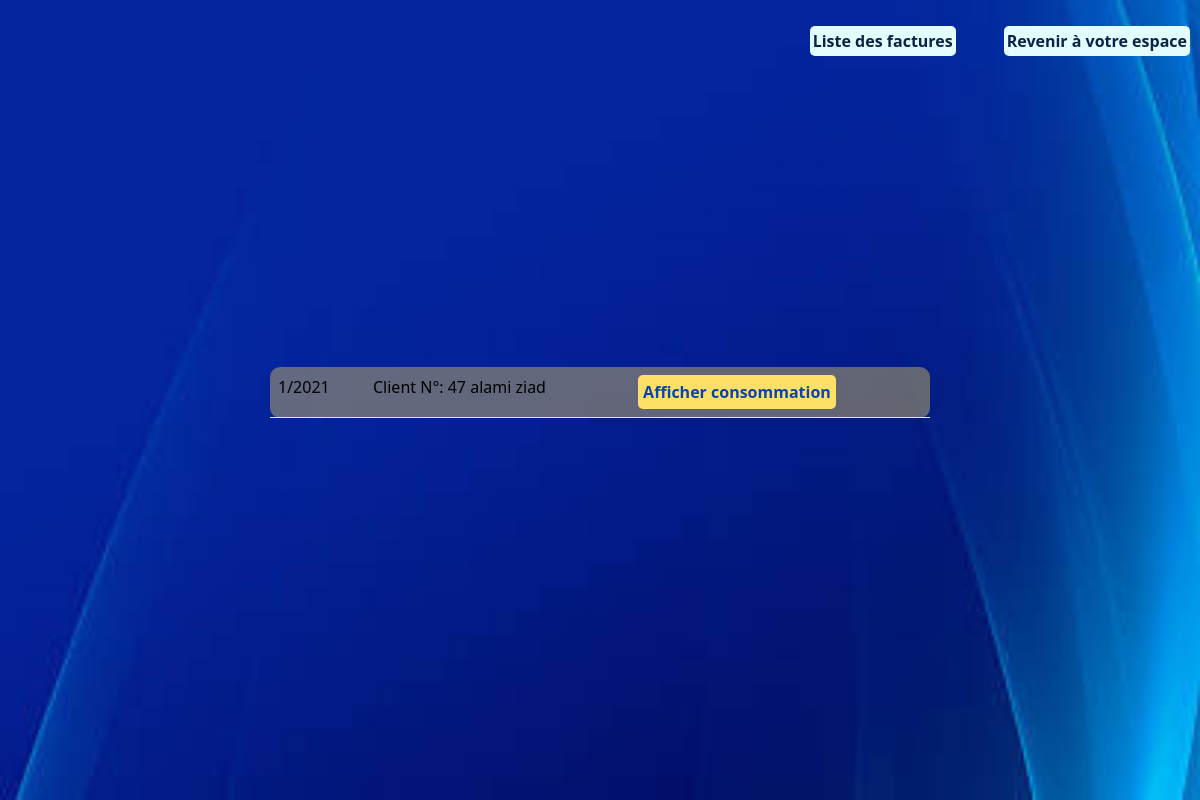
Screenshot of /projetElectricite/gestionConsommations/listConsommationByF.php (signed in) with the database file from the repository.
### tables this page shows
CREATE TABLE `consommations` (
  `id` int(255) NOT NULL,
  `mois` int(50) NOT NULL,
  `annee` int(50) NOT NULL,
  `image_path` varchar(255) NOT NULL,
  `valCompteur` int(255) NOT NULL,
  `consomMensuelle` double DEFAULT NULL,
  `prixHT` int(255) DEFAULT NULL,
  `prixTTC` int(255) DEFAULT NULL,
  `state` int(5) NOT NULL,
  `urlFacture` varchar(255) DEFAULT NULL,
  `idClient` int(100) NOT NULL
);

CREATE TABLE `clients` (
  `idClient` int(100) NOT NULL,
  `lastName` varchar(100) NOT NULL,
  `firstName` varchar(100) NOT NULL,
  `dateOfBirth` date NOT NULL,
  `tel` varchar(45) NOT NULL,
  `email` varchar(255) NOT NULL,
  `adressResid` varchar(255) NOT NULL,
  `mdp` varchar(255) NOT NULL,
  `reserve` double NOT NULL,
  `idZoneGeo` int(100) NOT NULL,
  `idAdmin` int(100) NOT NULL,
  `moisApayer` int(20) NOT NULL,
  `anneeApayer` int(20) NOT NULL
);

### projetElectricite/gestionConsommations/listConsommationByF.php (the view, shortened to what this page needs)
<?php
require_once("../connex.php");
$pdostat = $pdo->prepare(
    "select consommations.id, mois, annee, lastName, firstName,consommations.idClient  from consommations join clients on consommations.idClient=clients.idClient where state=-1");
    $pdostat->execute();
    $content='
    <div class="bgNew" style="position:relative">
        <div class="d-flex justify-content-center gap-3 mb-5" style="position:absolute; top:10px; right:10px;">
            <div class="d-flex gap-5 justify-content-center mt-3">
            <div class="modifier">
                    <a href="listeFactureByF.php">Liste des factures</a>
                </div>
                <div class="modifier">
                    <a href="../espaceAdmin.php">Revenir à votre espace</a>
                </div>
            </div>
        </div>
    <div class="myTab d-flex flex-column justify-content-around"><table class="table table-striped">';
    foreach($pdostat->fetchAll() as $ligne){
        $content.="<tr><td>".$ligne['mois']."/".$ligne ['annee']."</td><td>Client N°: ".$ligne['idClient']." ".$ligne['lastName']." ".$ligne['firstName']."</td><td><div class='lien3 mibtn'><a href=\"consommation.php?c=".$ligne['id']."\">Afficher consommation</a></div></td>";
    }
    $content.='</table></div>';
    require('../layout.php');

### projetElectricite/layout.php (style rules this page uses)
body { min-height: 100vh; background-image: url('images/im3.jpg'); background-repeat: repeat; background-size: cover; backdrop-filter: blur(8px); background-position: bottom -70px right 0px; display: flex; justify-content: center; align-items: center; }
.bgNew { min-height: 100vh; width: 100%; background-image: url('images/im6.jpg'); background-repeat: no-repeat; background-size: cover; display: flex; justify-content: center; align-items: center; flex-direction: column; gap:40px; }
.lien, .lien2, .lien3, .info { padding: 5px; border-radius: 5px; background-color: rgb(44,242,255); }
.lien a , .lien2 a, .lien3 a, .info p, .btnN input { text-decoration: none !important; color:rgb(14,53,96); font-weight: bold; }
.lien3, .info,.btnN { background-color: rgb(255, 224, 102) !important; text-align: center; }
.lien3 a, .btnN input { color:rgb(11,67,175); }
.mybtns input, #annuler, .modifier { background-color: rgb(227,252,252); color:rgb(9,35,72); border-radius: 5px; font-weight: bold; }
.modifier { padding: 3px; }
#annuler a, .modifier a { text-decoration: none; color:rgb(9,35,72); text-align: center; }
.myTab { width:55%; }
.myTab table { background-color: rgba(255, 224, 102, 0.4); border-radius: 10px; }
.myTab td { color: black; }
.mibtn { width:fit-content; }

### rows the page displays
consommations: mois "1", annee "2021", idClient "47", idClient.lastName "alami", idClient.firstName "ziad"
